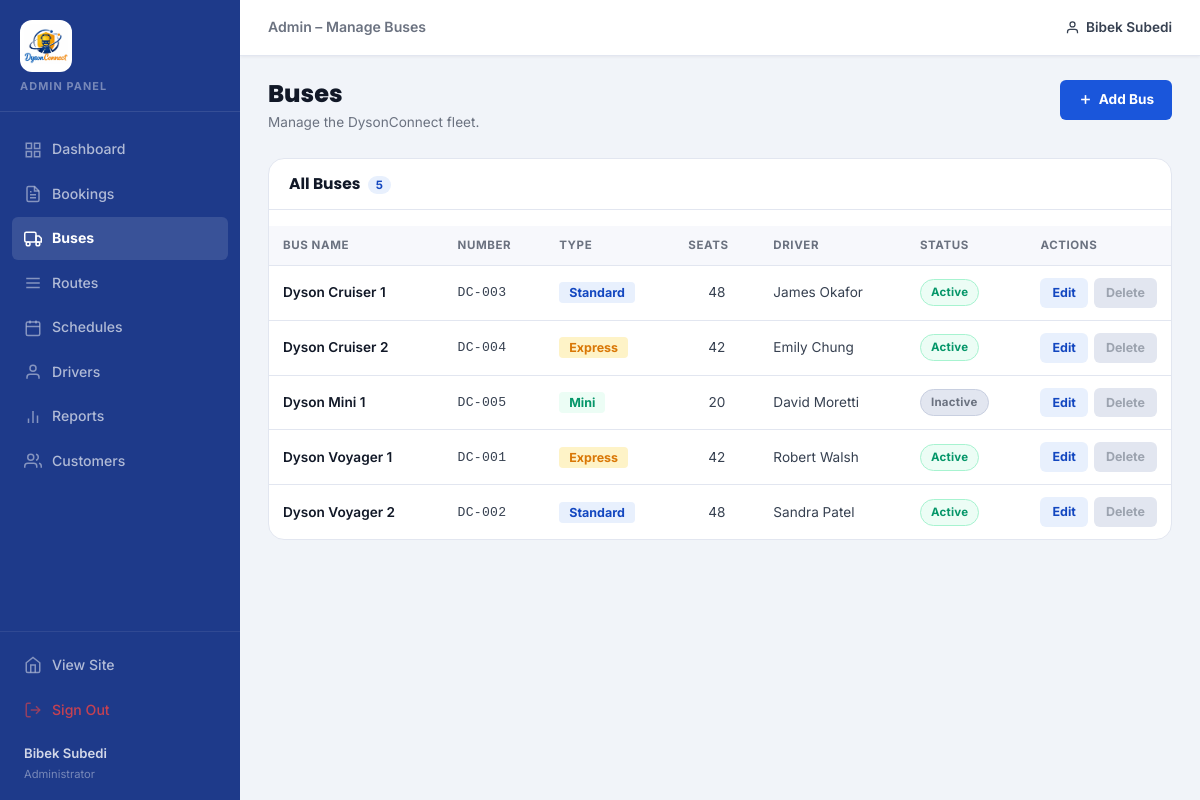
The page /admin/buses.php (signed in) on the database its author committed.
### tables this page shows
CREATE TABLE buses (
    bus_id        INT          UNSIGNED NOT NULL AUTO_INCREMENT,
    bus_name      VARCHAR(100) NOT NULL,
    bus_number    VARCHAR(20)  NOT NULL,
    bus_type      ENUM('Standard','Express','Sleeper','Mini') NOT NULL DEFAULT 'Standard',
    seat_capacity TINYINT      UNSIGNED NOT NULL DEFAULT 40,
    bus_image     VARCHAR(255) DEFAULT NULL,    
    driver_id     INT          UNSIGNED DEFAULT NULL,
    status        ENUM('active','inactive','maintenance') NOT NULL DEFAULT 'active',
    created_at    DATETIME     NOT NULL DEFAULT CURRENT_TIMESTAMP,
    PRIMARY KEY (bus_id),
    UNIQUE KEY uq_buses_number (bus_number),
    CONSTRAINT fk_buses_driver
        FOREIGN KEY (driver_id) REFERENCES drivers (driver_id)
        ON UPDATE CASCADE ON DELETE SET NULL
);

CREATE TABLE drivers (
    driver_id      INT          UNSIGNED NOT NULL AUTO_INCREMENT,
    full_name      VARCHAR(120) NOT NULL,
    phone          VARCHAR(20)  DEFAULT NULL,
    licence_number VARCHAR(40)  NOT NULL,
    status         ENUM('active','inactive') NOT NULL DEFAULT 'active',
    created_at     DATETIME     NOT NULL DEFAULT CURRENT_TIMESTAMP,
    PRIMARY KEY (driver_id),
    UNIQUE KEY uq_drivers_licence (licence_number)
);

### includes/functions.php (called while the page is built, shortened)
<?php
function e($value) {
    return htmlspecialchars((string) $value, ENT_QUOTES, 'UTF-8');
}

### admin/buses.php (the view, shortened to what this page needs)
<?php
require_once '../includes/db_connect.php';
require_once '../includes/functions.php';
function busHasActiveSchedules($conn, int $busId): bool {
    $stmt = $conn->prepare("
        SELECT COUNT(*) AS n FROM schedules
        WHERE  bus_id = ? AND status IN ('scheduled','departed')
          AND  departure_date >= CURDATE()
    ");
    $stmt->bind_param('i', $busId);
    $stmt->execute();
    $n = (int)$stmt->get_result()->fetch_assoc()['n'];
    return $n > 0;
}
$action    = $_POST['action'] ?? $_GET['action'] ?? '';
$buses = $conn->query("
    SELECT b.*, d.full_name AS driver_name
    FROM   buses b
    LEFT JOIN drivers d ON d.driver_id = b.driver_id
    ORDER  BY b.bus_name
")->fetch_all(MYSQLI_ASSOC);
require_once 'admin_header.php';
?>
<div class="admin-page-header">
    <div>
        <h1 class="admin-page-title">Buses</h1>
        <p class="admin-page-sub">Manage the DysonConnect fleet.</p>
    </div>
    <?php if ($action !== 'add'): ?>
    <a href="<?= BASE_URL ?>admin/buses.php?action=add" class="btn-admin-primary">
        <svg width="15" height="15" viewBox="0 0 24 24" fill="none" stroke="currentColor" stroke-width="2.5"><line x1="12" y1="5" x2="12" y2="19"/><line x1="5" y1="12" x2="19" y2="12"/></svg>
        Add Bus
    </a>
    <?php endif; ?>
</div>
<div class="admin-card" style="padding:0; overflow:hidden;">
    <div class="admin-card-header" style="padding:16px 20px;">
        <h2 class="admin-card-title">All Buses <span class="admin-count-badge"><?= count($buses) ?></span></h2>
    </div>
    <?php if (empty($buses)): ?>
        <div class="admin-empty">No buses yet. Add one above.</div>
    <?php else: ?>
    <div class="admin-table-wrap">
        <table class="admin-table">
            <thead>
                <tr>
                    <th>Bus Name</th>
                    <th>Number</th>
                    <th>Type</th>
                    <th>Seats</th>
                    <th>Driver</th>
                    <th>Status</th>
                    <th style="width:140px">Actions</th>
                </tr>
            </thead>
            <tbody>
            <?php foreach ($buses as $bus):
                $hasSchedules = busHasActiveSchedules($conn, (int)$bus['bus_id']);
                $stCls = match($bus['status']) {
                    'active'      => 'status-pill--active',
                    'inactive'    => 'status-pill--inactive',
                    'maintenance' => 'status-pill--maintenance',
                    default       => '',
                };
            ?>
            <tr>
                <td>
                    <span class="td-name"><?= e($bus['bus_name']) ?></span>
                </td>
                <td class="td-mono"><?= e($bus['bus_number']) ?></td>
                <td><span class="type-badge type-badge--<?= strtolower($bus['bus_type']) ?>"><?= e($bus['bus_type']) ?></span></td>
                <td class="td-center"><?= (int)$bus['seat_capacity'] ?></td>
                <td><?= $bus['driver_name'] ? e($bus['driver_name']) : '<span class="td-muted">Unassigned</span>' ?></td>
                <td><span class="status-pill <?= $stCls ?>"><?= ucfirst(e($bus['status'])) ?></span></td>
                <td>
                    <div class="admin-row-actions">
                        <a href="<?= BASE_URL ?>admin/buses.php?action=edit&bus_id=<?= (int)$bus['bus_id'] ?>" class="btn-row-edit">Edit</a>
                        <?php if ($hasSchedules): ?>
                            <span class="btn-row-delete btn-row-delete--disabled" title="Has active schedules — cannot delete">Delete</span>
                        <?php endif; ?>
                    </div>
                </td>
            </tr>
            <?php endforeach; ?>
            </tbody>
        </table>
    </div>
    <?php endif; ?>
</div>
<?php require_once 'admin_footer.php'; ?>

### rows shown on the page
buses: bus_name "Dyson Cruiser 1", bus_number "DC-003", bus_type "Standard", seat_capacity "48", driver.full_name "James Okafor", status "Active", shows "Delete"
buses: bus_name "Dyson Cruiser 2", bus_number "DC-004", bus_type "Express", seat_capacity "42", driver.full_name "Emily Chung", status "Active", shows "Delete"
buses: bus_name "Dyson Mini 1", bus_number "DC-005", bus_type "Mini", seat_capacity "20", driver.full_name "David Moretti", status "Inactive", shows "Delete"
buses: bus_name "Dyson Voyager 1", bus_number "DC-001", bus_type "Express", seat_capacity "42", driver.full_name "Robert Walsh", status "Active", shows "Delete"
buses: bus_name "Dyson Voyager 2", bus_number "DC-002", bus_type "Standard", seat_capacity "48", driver.full_name "Sandra Patel", status "Active", shows "Delete"

### other values the page prints
currentUserName() "Bibek Subedi"
$pageTitle "Admin – Manage Buses"
count($buses) "5"
